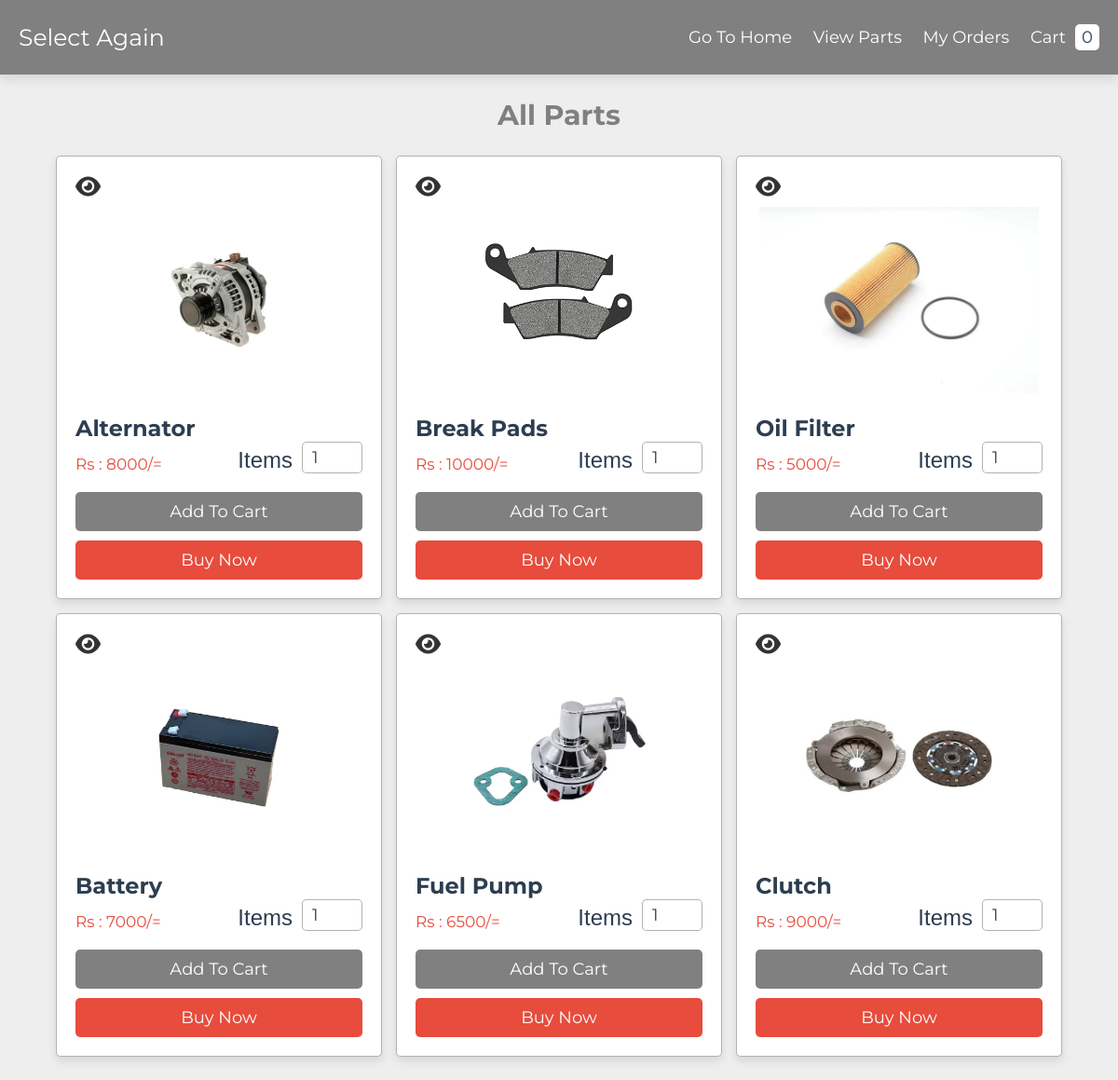
Screenshot of /cartnew/project/view_products.php (signed in) with the database file from the repository.
### tables this page shows
CREATE TABLE `products` (
  `id` int(11) NOT NULL,
  `name` varchar(50) NOT NULL,
  `price` varchar(10) NOT NULL,
  `image` varchar(50) NOT NULL
);

### cartnew/project/view_products.php (the view, shortened to what this page needs)
<!DOCTYPE html>
<html lang="en">
<head>
   <link rel="stylesheet" href="https://cdnjs.cloudflare.com/ajax/libs/font-awesome/6.2.1/css/all.min.css">
   <link rel="stylesheet" href="css/style.css">
</head>
<body>
<?php include 'components/header.php'; ?>
<section class="products">
   <h1 class="heading">All Parts</h1>
   <div class="box-container">
   <?php
      $select_products = $conn->prepare("SELECT * FROM `products`");
      $select_products->execute();
      if ($select_products->rowCount() > 0) {
         while ($fetch_product = $select_products->fetch(PDO::FETCH_ASSOC)) {
   ?>
  <form action="" method="POST" class="box">
   <a href="quick_view.php?pid=<?= $fetch_product['id']; ?>" class="fas fa-eye"></a>
   <img src="\carfamilly\admin_panel\uploads\<?= $fetch_product['image']; ?>" class="image" alt="">
   <h3 class="name" style="font-size: 24px;"><?= $fetch_product['name'] ?></h3>
   <div class="flex">
      <p class="price">Rs : <?= $fetch_product['price'] ?>/=</p>
      <p class="name" style="font-size: 24px; font-family: Arial, sans-serif;">Items</p>
      <input type="number" name="qty" required min="1" value="1" max="99" maxlength="2" class="qty">
   </div>
   <input type="submit" name="add_to_cart" value="Add to Cart" class="btn">
   <a href="checkout.php?get_id=<?= $fetch_product['id']; ?>" class="delete-btn">Buy Now</a>
</form>
   <?php
      }
   } else {
      echo '<p class="empty">No products found!</p>';
   }
   ?>
   </div>
</section>
</body>
</html>

### cartnew/project/css/style.css (style rules this page uses)
:root { --main-color:#666; --red:#e74c3c; --orange:#f39c12; --light-color:#666; --light-bg:#eee; --white:#fff; --black:#2c3e50; --border:.1rem solid rgba(0,0,0,.3); --box-shodow:0 .5rem 1rem rgba(0,0,0,.1); }
* { font-family: 'Montserrat', sans-serif; margin: 0; padding: 0; box-sizing: border-box; outline: none; border: none; text-decoration: none; }
html { font-size: 62.5%; overflow-x: hidden; }
body { background: var(--light-bg); }
section { padding:2.5rem 2rem; max-width: 1200px; margin: 0 auto; }
.heading { text-align: center; padding-bottom: 2.5rem; font-size: 3rem; color:grey; text-transform: capitalize; }
.btn, .delete-btn { display: block; text-align: center; width: 100%; margin-top: 1rem; padding: 1rem 3rem; color: var(--white); cursor: pointer; font-size: 1.8rem; text-transform: capitalize; border-radius: .5rem; }
.btn { background-color:grey; }
.delete-btn { background-color: var(--red); }
.products .box-container { display: grid; grid-template-columns: repeat(auto-fit, 35rem); align-items: flex-start; justify-content: center; gap: 1.5rem; }
.products .box-container .box { border: var(--border); box-shadow: var(--box-shodow); background-color: var(--white); padding: 2rem; border-radius: .5rem; }
.products .box-container .box .image { height: 20rem; width: 100%; object-fit: contain; margin-bottom:2rem; }
.products .box-container .box .name { font-size: 2rem; color: var(--black); }
.products .box-container .box .flex { padding-bottom: 1rem; display: flex; gap: 1rem; align-items: flex-end; }
.products .box-container .box .price { font-size: 1.7rem; color: var(--red); margin-right: auto; }
.products .box-container .box .flex .qty { border: var(--border); border-radius: .5rem; padding:.5rem 1rem; width:6.5rem; font-size: 1.8rem; color: var(--black); }

### cartnew/project/view_products.php (style rules this page uses)
.box .fa-eye { font-size: 24px; color: #333; margin-bottom: 10px; display: block; text-align: left; transition: color 0.3s ease; }

### rows the page displays
products: image (picture), name "Alternator", price "8000"
products: image (picture), name "Break Pads", price "10000"
products: image (picture), name "Oil Filter", price "5000"
products: image (picture), name "Battery", price "7000"
products: image (picture), name "Fuel Pump", price "6500"
products: image (picture), name "Clutch", price "9000"

### other values shown
$total_cart_items "0"
